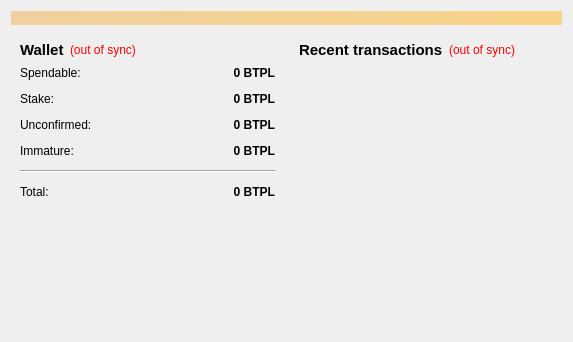
<?xml version="1.0" encoding="UTF-8"?>
<ui version="4.0">
 <class>OverviewPage</class>
 <widget class="QWidget" name="OverviewPage">
  <property name="geometry">
   <rect>
    <x>0</x>
    <y>0</y>
    <width>573</width>
    <height>342</height>
   </rect>
  </property>
  <property name="windowTitle">
   <string>Form</string>
  </property>
  <layout class="QVBoxLayout" name="topLayout">
   <item>
    <widget class="QLabel" name="labelAlerts">
     <property name="visible">
      <bool>false</bool>
     </property>
     <property name="styleSheet">
      <string notr="true">background-color: qlineargradient(x1: 0, y1: 0, x2: 1, y2: 0, stop:0 #F0D0A0, stop:1 #F8D488);  color:#000000
</string>
     </property>
     <property name="wordWrap">
      <bool>true</bool>
     </property>
     <property name="margin">
      <number>3</number>
     </property>
    </widget>
   </item>
   <item>
    <layout class="QHBoxLayout" name="horizontalLayout" stretch="1,1">
     <item>
      <layout class="QVBoxLayout" name="verticalLayout_2">
       <item>
        <widget class="QWidget" name="widget" native="true">
         <layout class="QVBoxLayout" name="verticalLayout_4">
          <item>
           <layout class="QHBoxLayout" name="horizontalLayout_4">
            <item>
             <widget class="QLabel" name="label_5">
              <property name="font">
               <font>
                <pointsize>11</pointsize>
                <weight>75</weight>
                <bold>true</bold>
               </font>
              </property>
              <property name="text">
               <string>Wallet</string>
              </property>
             </widget>
            </item>
            <item>
             <widget class="QLabel" name="labelWalletStatus">
              <property name="toolTip">
               <string>The displayed information may be out of date. Your wallet automatically synchronizes with the BitcoinPlanet network after a connection is established, but this process has not completed yet.</string>
              </property>
              <property name="styleSheet">
               <string notr="true">QLabel { color: red; }</string>
              </property>
              <property name="text">
               <string notr="true">(out of sync)</string>
              </property>
              <property name="alignment">
               <set>Qt::AlignLeading|Qt::AlignLeft|Qt::AlignVCenter</set>
              </property>
             </widget>
            </item>
            <item>
             <spacer name="horizontalSpacer_2">
              <property name="orientation">
               <enum>Qt::Horizontal</enum>
              </property>
              <property name="sizeHint" stdset="0">
               <size>
                <width>40</width>
                <height>20</height>
               </size>
              </property>
             </spacer>
            </item>
           </layout>
          </item>
          <item>
           <layout class="QFormLayout" name="formLayout_2">
            <property name="fieldGrowthPolicy">
             <enum>QFormLayout::AllNonFixedFieldsGrow</enum>
            </property>
            <property name="horizontalSpacing">
             <number>12</number>
            </property>
            <property name="verticalSpacing">
             <number>12</number>
            </property>
            <item row="0" column="0">
             <widget class="QLabel" name="label">
              <property name="text">
               <string>Spendable:</string>
              </property>
             </widget>
            </item>
            <item row="0" column="1">
             <widget class="QLabel" name="labelBalance">
              <property name="font">
               <font>
                <weight>75</weight>
                <bold>true</bold>
               </font>
              </property>
              <property name="cursor">
               <cursorShape>IBeamCursor</cursorShape>
              </property>
              <property name="toolTip">
               <string>Your current spendable balance</string>
              </property>
              <property name="text">
               <string notr="true">0 BTPL</string>
              </property>
              <property name="alignment">
               <set>Qt::AlignRight|Qt::AlignTrailing|Qt::AlignVCenter</set>
              </property>
              <property name="textInteractionFlags">
               <set>Qt::LinksAccessibleByMouse|Qt::TextSelectableByKeyboard|Qt::TextSelectableByMouse</set>
              </property>
             </widget>
            </item>
            <item row="1" column="0">
             <widget class="QLabel" name="label_6">
              <property name="text">
               <string>Stake:</string>
              </property>
             </widget>
            </item>
            <item row="1" column="1">
             <widget class="QLabel" name="labelStake">
              <property name="font">
               <font>
                <weight>75</weight>
                <bold>true</bold>
               </font>
              </property>
              <property name="cursor">
               <cursorShape>IBeamCursor</cursorShape>
              </property>
              <property name="toolTip">
               <string>Total of coins that was staked, and do not yet count toward the current balance</string>
              </property>
              <property name="text">
               <string notr="true">0 BTPL</string>
              </property>
              <property name="alignment">
               <set>Qt::AlignRight|Qt::AlignTrailing|Qt::AlignVCenter</set>
              </property>
              <property name="textInteractionFlags">
               <set>Qt::LinksAccessibleByMouse|Qt::TextSelectableByKeyboard|Qt::TextSelectableByMouse</set>
              </property>
             </widget>
            </item>
            <item row="2" column="0">
             <widget class="QLabel" name="label_3">
              <property name="text">
               <string>Unconfirmed:</string>
              </property>
             </widget>
            </item>
            <item row="2" column="1">
             <widget class="QLabel" name="labelUnconfirmed">
              <property name="font">
               <font>
                <weight>75</weight>
                <bold>true</bold>
               </font>
              </property>
              <property name="cursor">
               <cursorShape>IBeamCursor</cursorShape>
              </property>
              <property name="toolTip">
               <string>Total of transactions that have yet to be confirmed, and do not yet count toward the current balance</string>
              </property>
              <property name="text">
               <string notr="true">0 BTPL</string>
              </property>
              <property name="alignment">
               <set>Qt::AlignRight|Qt::AlignTrailing|Qt::AlignVCenter</set>
              </property>
              <property name="textInteractionFlags">
               <set>Qt::LinksAccessibleByMouse|Qt::TextSelectableByKeyboard|Qt::TextSelectableByMouse</set>
              </property>
             </widget>
            </item>
            <item row="3" column="0">
             <widget class="QLabel" name="labelImmatureText">
              <property name="text">
               <string>Immature:</string>
              </property>
             </widget>
            </item>
            <item row="3" column="1">
             <widget class="QLabel" name="labelImmature">
              <property name="font">
               <font>
                <weight>75</weight>
                <bold>true</bold>
               </font>
              </property>
              <property name="toolTip">
               <string>Mined balance that has not yet matured</string>
              </property>
              <property name="text">
               <string notr="true">0 BTPL</string>
              </property>
              <property name="alignment">
               <set>Qt::AlignRight|Qt::AlignTrailing|Qt::AlignVCenter</set>
              </property>
              <property name="textInteractionFlags">
               <set>Qt::LinksAccessibleByMouse|Qt::TextSelectableByKeyboard|Qt::TextSelectableByMouse</set>
              </property>
             </widget>
            </item>
            <item row="4" column="0" colspan="2">
             <widget class="Line" name="line">
              <property name="orientation">
               <enum>Qt::Horizontal</enum>
              </property>
             </widget>
            </item>
            <item row="5" column="0">
             <widget class="QLabel" name="labelTotalText">
              <property name="text">
               <string>Total:</string>
              </property>
             </widget>
            </item>
            <item row="5" column="1">
             <widget class="QLabel" name="labelTotal">
              <property name="font">
               <font>
                <weight>75</weight>
                <bold>true</bold>
               </font>
              </property>
              <property name="cursor">
               <cursorShape>IBeamCursor</cursorShape>
              </property>
              <property name="toolTip">
               <string>Your current total balance</string>
              </property>
              <property name="text">
               <string notr="true">0 BTPL</string>
              </property>
              <property name="alignment">
               <set>Qt::AlignRight|Qt::AlignTrailing|Qt::AlignVCenter</set>
              </property>
              <property name="textInteractionFlags">
               <set>Qt::LinksAccessibleByMouse|Qt::TextSelectableByKeyboard|Qt::TextSelectableByMouse</set>
              </property>
             </widget>
            </item>
           </layout>
          </item>
         </layout>
        </widget>
       </item>
       <item>
        <spacer name="verticalSpacer">
         <property name="orientation">
          <enum>Qt::Vertical</enum>
         </property>
         <property name="sizeHint" stdset="0">
          <size>
           <width>20</width>
           <height>40</height>
          </size>
         </property>
        </spacer>
       </item>
      </layout>
     </item>
     <item>
      <layout class="QVBoxLayout" name="verticalLayout_3">
       <item>
        <widget class="QWidget" name="widget_2" native="true">
         <layout class="QVBoxLayout" name="verticalLayout">
          <item>
           <layout class="QHBoxLayout" name="horizontalLayout_2">
            <item>
             <widget class="QLabel" name="label_4">
              <property name="font">
               <font>
                <pointsize>11</pointsize>
                <weight>75</weight>
                <bold>true</bold>
               </font>
              </property>
              <property name="text">
               <string>&lt;b&gt;Recent transactions&lt;/b&gt;</string>
              </property>
             </widget>
            </item>
            <item>
             <widget class="QLabel" name="labelTransactionsStatus">
              <property name="toolTip">
               <string>The displayed information may be out of date. Your wallet automatically synchronizes with the BitcoinPlanet network after a connection is established, but this process has not completed yet.</string>
              </property>
              <property name="styleSheet">
               <string notr="true">QLabel { color: red; }</string>
              </property>
              <property name="text">
               <string notr="true">(out of sync)</string>
              </property>
              <property name="alignment">
               <set>Qt::AlignRight|Qt::AlignTrailing|Qt::AlignVCenter</set>
              </property>
             </widget>
            </item>
            <item>
             <spacer name="horizontalSpacer">
              <property name="orientation">
               <enum>Qt::Horizontal</enum>
              </property>
              <property name="sizeHint" stdset="0">
               <size>
                <width>40</width>
                <height>20</height>
               </size>
              </property>
             </spacer>
            </item>
           </layout>
          </item>
          <item>
           <widget class="QListView" name="listTransactions">
            <property name="styleSheet">
             <string notr="true">QListView { background: transparent; }</string>
            </property>
            <property name="frameShape">
             <enum>QFrame::NoFrame</enum>
            </property>
            <property name="verticalScrollBarPolicy">
             <enum>Qt::ScrollBarAlwaysOff</enum>
            </property>
            <property name="horizontalScrollBarPolicy">
             <enum>Qt::ScrollBarAlwaysOff</enum>
            </property>
            <property name="selectionMode">
             <enum>QAbstractItemView::NoSelection</enum>
            </property>
           </widget>
          </item>
         </layout>
        </widget>
       </item>
      </layout>
     </item>
    </layout>
   </item>
  </layout>
 </widget>
 <resources/>
 <connections/>
</ui>
